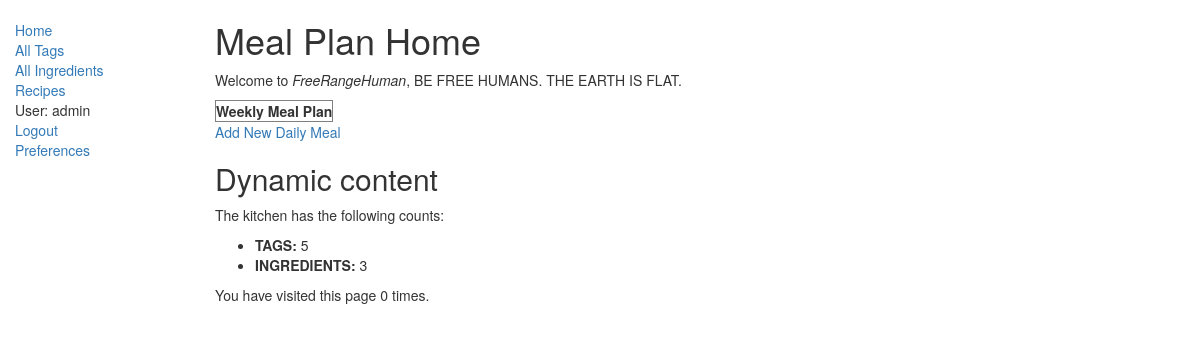
Before: /dashboard/ (signed in) with the older database file.
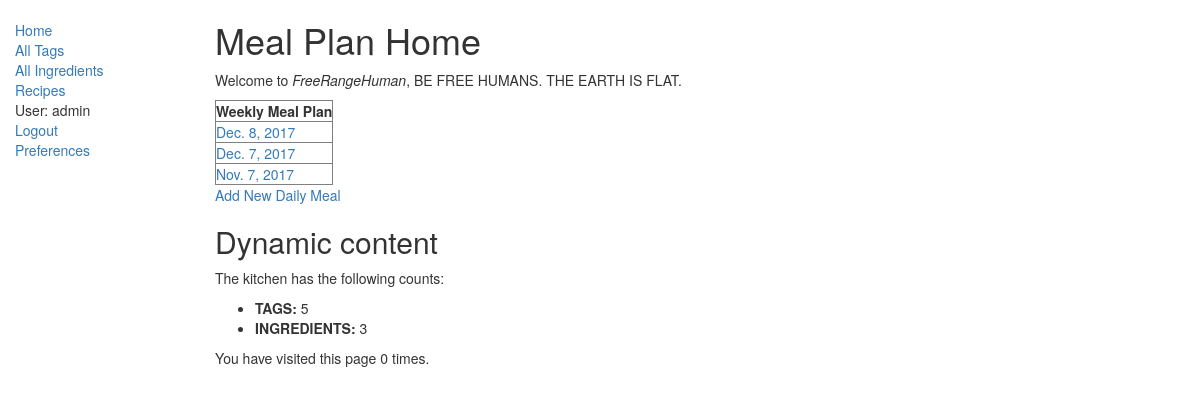
After: the same page with the newer database file.
### dashboard/models.py (models this page shows, shortened)
class Calendar(models.Model):
	user = models.ForeignKey(settings.AUTH_USER_MODEL, on_delete=models.CASCADE)
	meal_plans = models.ForeignKey('DailyMealPlan', on_delete=models.CASCADE)

class DailyMealPlan(models.Model):
	meal_plan_id = models.AutoField(primary_key=True)
	date = models.DateField()
	meal1 = models.ForeignKey('Recipe', related_name="meal1", on_delete=models.CASCADE)
	meal2 = models.ForeignKey('Recipe', related_name="meal2", on_delete=models.CASCADE)
	meal3 = models.ForeignKey('Recipe', related_name="meal3", on_delete=models.CASCADE)

### dashboard/views.py (the view)
def index(request):
    num_tags = Tag.objects.all().count()
    num_ing = Ingredient.objects.all().count()
    meal_plans = Calendar.objects.filter(user_id=request.user.id).order_by('-meal_plans__date')[:7]
    num_visits=request.session.get('num_visits', 0)
    request.session['num_visits'] = num_visits+1
    return render(
    request,
    'index.html',
    context={'num_tags':num_tags, 'num_ing':num_ing, 'num_visits':num_visits, 'meal_plans': meal_plans})

### dashboard/templates/index.html
{% extends "base_generic.html" %}
{% block content %}
<h1>Meal Plan Home</h1>
  <p>Welcome to <em>FreeRangeHuman</em>, BE FREE HUMANS. THE EARTH IS FLAT.</p>
<table border="1">
  <thead>
    <tr>
      <th>Weekly Meal Plan</th>
    </tr>
  </thead>
  <tbody>
    {% for meal_plan in meal_plans %}
      <tr>
        <td>
          <a href="{% url 'meal_plan' meal_plan.pk %}">{{meal_plan.meal_plans.date}}<br></a>
        </td>
      </tr>
    {% endfor %}
  </tbody>
</table>
<p><a href="{% url 'add_mealplan'%}">Add New Daily Meal</a><br></p>
<h2>Dynamic content</h2>
  <p>The kitchen has the following counts:</p>
  <ul>
    <li><strong>TAGS:</strong> {{ num_tags }}</li>
    <li><strong>INGREDIENTS:</strong> {{ num_ing }}</li>
  </ul>
<p>You have visited this page {{ num_visits }}{% if num_visits == 1 %} time{% else %} times{% endif %}.</p>
{% endblock %}

### dashboard/templates/base_generic.html (shortened to what this page needs)
<!DOCTYPE html>
<html lang="en">
<head>
    <link rel="stylesheet" href="https://maxcdn.bootstrapcdn.com/bootstrap/3.3.7/css/bootstrap.min.css">
    {% load static %}
    <link rel="stylesheet" href="{% static 'css/styles.css' %}">
</head>
<body>
    <div class="container-fluid">
        <div class="row">
            <div class="col-sm-2">
                {% block sidebar %}
                <ul class="sidebar-nav">
                    <li><a href="{% url 'index' %}">Home</a></li>
                    <li><a href="{% url 'tags' %}">All Tags</a></li>
                    <li><a href="{% url 'ingredients' %}">All Ingredients</a></li>
                    <li><a href="{% url 'recipes' %}">Recipes</a><li>
                    {% if user.is_authenticated %}
                    <li>User: {{ user.get_username }}</li>
                    <li><a href="{% url 'logout'%}?next=/dashboard/">Logout</a></li>
                    <li><a href="{% url 'preferences'%}?next=/dashboard/">Preferences</a></li>
                    {% else %}
                    <li><a href="{% url 'login'%}?next=/dashboard/">Login</a></li>
                    <li><a href="{% url 'signup'%}?next=/dashboard/">Register</a></li>
                    {% endif %}
                </ul>
                {% endblock %}
            </div>
            <div class="col-sm-10 ">
                {% block content %}{% endblock %}
            </div>
        </div>
    </div>
</body>
</html>

### dashboard/static/css/styles.css (style rules this page uses)
.sidebar-nav { margin-top: 20px; padding: 0; list-style: none; }

Changed rows visible on the page:
added Calendar: meal_plans "Dec. 8, 2017"
added Calendar: meal_plans "Dec. 7, 2017"
added Calendar: meal_plans "Nov. 7, 2017"
